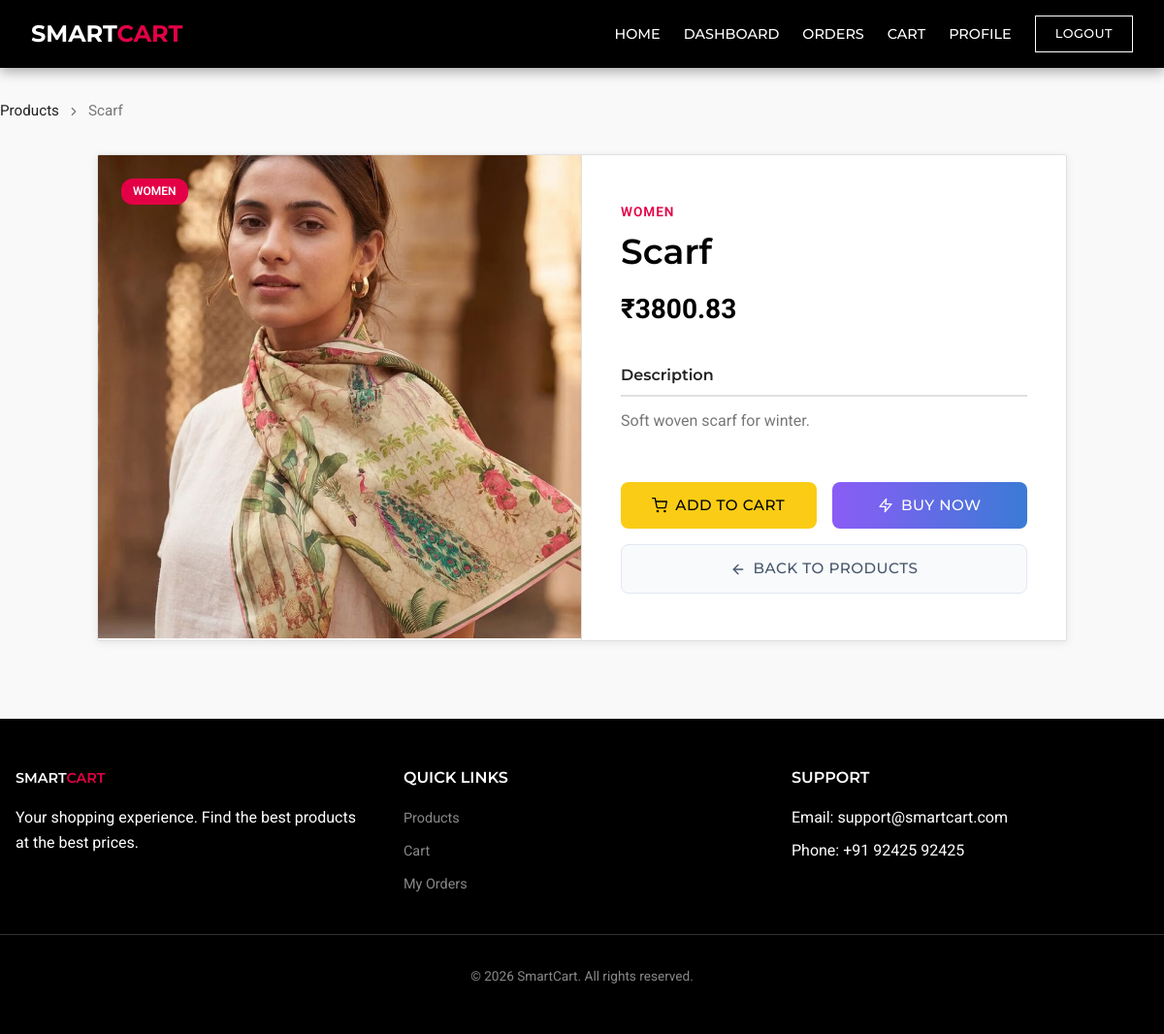
/user/product/63 (signed in), run on the app's committed database.
### tables this page shows
CREATE TABLE products (
    product_id INTEGER PRIMARY KEY AUTOINCREMENT,
    name TEXT NOT NULL,
    description TEXT,
    category TEXT,
    price REAL NOT NULL,
    image_name TEXT
);

### app.py (the view)
@app.route('/user/product/<int:product_id>')
def user_product_details(product_id):
    if not session.get('user_id'):
        flash("Please login first!", "danger")
        return redirect('/user-signin')
    conn = get_db()
    cursor = conn.cursor()
    cursor.execute("SELECT * FROM products WHERE product_id=?",(product_id,))
    product = cursor.fetchone()
    cursor.close()
    conn.close()
    if not product :
        flash('Product not found','danger')
        return redirect('/user/products')
    return render_template('user/product_details.html', product=product)

### app.py (called while the page is built)
def get_db():
    connection = sqlite3.connect(DB_PATH, detect_types=sqlite3.PARSE_DECLTYPES)
    connection.row_factory = sqlite3.Row
    return connection

### templates/user/product_details.html (shortened to what this page needs)
{% extends "user/base.html" %}
{% block page_css %}
<link rel="stylesheet" href="{{ url_for('static', filename='css/user/product_details.css') }}">
{% endblock %}
{% block content %}
<div class="sc-dashboard sc-animate-fade-in-up">
  <nav class="sc-breadcrumbs">
    <a href="/user/products">Products</a>
    <svg xmlns="http://www.w3.org/2000/svg" width="14" height="14" viewBox="0 0 24 24" fill="none" stroke="currentColor"
      stroke-width="2" stroke-linecap="round" stroke-linejoin="round">
      <polyline points="9 18 15 12 9 6"></polyline>
    </svg>
    <span>{{ product.name }}</span>
  </nav>
  <div class="product-detail-card">
    <div class="product-detail-grid">
      <div class="product-image-container">
        <span class="sc-badge sc-badge--brand" style="position: absolute; top: 1.5rem; left: 1.5rem; z-index: 2;">
          {{ product.category }}
        </span>
        <div class="product-image-wrapper">
          <img src="{{ url_for('static', filename='uploads/product_images/' + product.image_name) }}"
            alt="{{ product.name }}" />
        </div>
      </div>
      <div class="product-info-container">
        <div class="product-category">{{ product.category }}</div>
        <h1 class="product-title">{{ product.name }}</h1>
        <div class="product-price">₹{{ product.price }}</div>
        <div>
          <h6 class="product-description-label">Description</h6>
          <p class="product-description">
            {{ product.description }}
          </p>
        </div>
        <div class="product-action-grid">
          <a href="/user/add-to-cart/{{ product.product_id }}" class="sc-btn btn-yellow"
            style="text-align: center; padding: 0.75rem 1rem; font-size: 0.95rem; display: flex; align-items: center; justify-content: center; gap: 0.5rem; border-radius: 8px;">
            Add to Cart
          </a>
          <a href="/user/buy-now/{{ product.product_id }}" class="sc-btn hover-lift-purple"
            style="text-align: center; padding: 0.75rem 1rem; font-size: 0.95rem; background: linear-gradient(90deg, #8b5cf6 0%, #3a7bd5 100%); color: white; border: none; display: flex; align-items: center; justify-content: center; gap: 0.5rem; border-radius: 8px;">
            <svg xmlns="http://www.w3.org/2000/svg" width="16" height="16" viewBox="0 0 24 24" fill="none"
              stroke="currentColor" stroke-width="2" stroke-linecap="round" stroke-linejoin="round">
              <polygon points="13 2 3 14 12 14 11 22 21 10 12 10 13 2"></polygon>
            </svg>
            Buy Now
          </a>
          <a href="/user/products" class="sc-btn hover-no-change product-action-full"
            style="text-align: center; padding: 0.75rem 1rem; font-size: 0.95rem; border: 1px solid #e2e8f0; background: #f8fafc; color: #475569; display: flex; align-items: center; justify-content: center; gap: 0.5rem; border-radius: 8px; transition: border-color 0.2s, color 0.2s;"
            onmouseover="this.style.borderColor='#cbd5e1'; this.style.color='#0f172a';"
            onmouseout="this.style.borderColor='#e2e8f0'; this.style.color='#475569';">
            <svg xmlns="http://www.w3.org/2000/svg" width="16" height="16" viewBox="0 0 24 24" fill="none"
              stroke="currentColor" stroke-width="2" stroke-linecap="round" stroke-linejoin="round">
              <line x1="19" y1="12" x2="5" y2="12"></line>
              <polyline points="12 19 5 12 12 5"></polyline>
            </svg>
            Back to Products
          </a>
        </div>
      </div>
    </div>
  </div>
</div>
{% endblock %}

### static/css/base.css (style rules this page uses)
:root { --pe-primary-black: #000000; --pe-brand-navy: #112E51; --pe-brand-navy-dark: #002F6C; --pe-accent-red: #E40046; --pe-accent-red-hover: #D22630; --pe-bg-white: #FFFFFF; --pe-bg-light: #F5F5F5; --pe-bg-light-alt: #F9F9F9; --pe-text-dark: #222222; --pe-text-muted: #777777; --pe-text-muted-alt: #888888; --pe-border-color: #E0E0E0; --pe-radius: 2px; --pe-shadow: 0 2px 8px rgba(0, 0, 0, 0.08); }
*, *::before, *::after { box-sizing: border-box; margin: 0; padding: 0; }
html, body { overflow-x: hidden; font-family: 'Roboto', sans-serif; background-color: var(--pe-bg-light-alt); color: var(--pe-text-dark); line-height: 1.6; -webkit-font-smoothing: antialiased; }
h1, h2, h3, h4, h5, h6 { font-family: 'Montserrat', sans-serif; font-weight: 600; color: var(--pe-primary-black); margin-bottom: 0.5rem; }
a { color: var(--pe-primary-black); text-decoration: none; transition: color 0.2s ease; }
button, .sc-btn { font-family: 'Montserrat', sans-serif; font-weight: 500; text-transform: uppercase; letter-spacing: 0.5px; cursor: pointer; border: none; border-radius: 0; transition: all 0.2s ease; display: inline-block; white-space: nowrap; text-align: center; }
.hover-lift-purple { transition: all 0.3s ease; }
p { margin-bottom: 10px; }
.sc-animate-fade-in-up { animation: fadeInUp 0.6s ease-out forwards; }
.sc-badge { display: inline-block; padding: 0.25rem 0.75rem; border-radius: 12px; font-size: 0.75rem; font-weight: 600; text-transform: uppercase; background-color: var(--pe-bg-light); color: var(--pe-text-dark); }
.sc-badge--brand { background-color: var(--pe-accent-red); color: var(--pe-bg-white); }
.btn-yellow { background-color: #facc15 !important; color: #000000 !important; border: none; transition: transform 0.2s ease, box-shadow 0.2s ease; }

### static/css/user/product_details.css (style rules this page uses)
.sc-dashboard { padding: 2rem 0; }
.sc-breadcrumbs { margin-bottom: 2rem; font-size: 0.95rem; color: var(--pe-text-muted); display: flex; align-items: center; gap: 0.5rem; }
.sc-breadcrumbs a { color: var(--pe-text-dark); text-decoration: none; transition: color 0.2s; }
.product-detail-card { background-color: var(--pe-bg-white); border: 1px solid var(--pe-border-color); border-radius: var(--pe-radius); box-shadow: var(--pe-shadow); overflow: hidden; max-width: 1000px; margin: 0 auto; }
.product-detail-grid { display: grid; grid-template-columns: 1fr 1fr; min-height: 500px; }
.product-image-container { background-color: var(--pe-bg-light); position: relative; border-right: 1px solid var(--pe-border-color); }
.product-image-wrapper { position: relative; padding-top: 100%; width: 100%; overflow: hidden; }
.product-image-wrapper img { position: absolute; top: 0; left: 0; width: 100%; height: 100%; object-fit: cover; transition: transform 0.4s ease; }
.product-info-container { padding: 3rem 2.5rem; display: flex; flex-direction: column; }
.product-category { color: var(--pe-accent-red); font-weight: 600; font-size: 0.85rem; text-transform: uppercase; letter-spacing: 1px; margin-bottom: 0.5rem; }
.product-title { font-size: 2.25rem; color: var(--pe-primary-black); margin-bottom: 1rem; line-height: 1.2; }
.product-price { font-size: 1.75rem; font-weight: 700; color: var(--pe-primary-black); margin-bottom: 2rem; }
.product-description-label { font-size: 1rem; font-weight: 600; margin-bottom: 0.75rem; color: var(--pe-text-dark); border-bottom: 2px solid var(--pe-border-color); padding-bottom: 0.5rem; }
.product-description { color: var(--pe-text-muted); line-height: 1.6; margin-bottom: 2.5rem; }
.product-action-grid { margin-top: auto; display: grid; grid-template-columns: 1fr 1fr; gap: 1rem; }
.product-action-full { grid-column: 1 / -1; }

### data on the page
products: name "Scarf", category "WOMEN", image_name+name (picture), price "3800.83", description "Soft woven scarf for winter."
